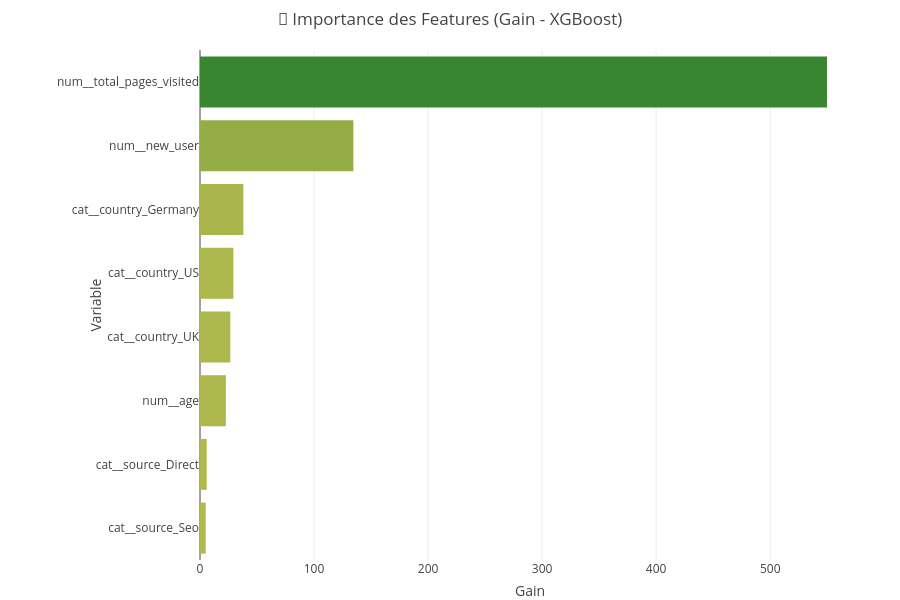

Notebook code cell kept with this figure:
### Code cell
import plotly.express as px
import pandas as pd

# Supposons que 'feature_names' et 'importance' soient déjà définis

# 1. Obtenir les importances depuis le booster (par gain)
importance = final_model.get_booster().get_score(importance_type='gain')

# 2. Obtenir les noms des features transformées
# Assure-toi que 'preprocessor' est fitted
feature_names = preprocessor.get_feature_names_out()


feat_imp = []
for feat_id, imp in importance.items():
    idx = int(feat_id[1:])  # f0 -> 0
    if idx < len(feature_names):
        feat_imp.append((feature_names[idx], imp))

# Tri décroissant
feat_imp_sorted = sorted(feat_imp, key=lambda x: x[1], reverse=True)
df_feat_imp = pd.DataFrame(feat_imp_sorted, columns=["Feature", "Importance"])

# Création du graphique avec Plotly Express
fig = px.bar(
    df_feat_imp,
    x="Importance",
    y="Feature",
    orientation="h",
    color="Importance",
    color_continuous_scale=["#b1b94d", "#388730"],  # Palette de couleurs verte
    title="🎯 Importance des Features (Gain - XGBoost)",
    labels={"Importance": "Gain", "Feature": "Variable"},
)

fig.update_layout(
    yaxis=dict(categoryorder="total ascending"),
    font=dict(size=12),
    height=600,
    margin=dict(l=200, r=40, t=50, b=40),
    coloraxis_showscale=False,  # Cache la légende de couleur si vous le souhaitez
)

fig.show()

### Figure 1 — Plotly figure (JSON) as saved in the notebook; plotly's stock layout.template omitted (floating-point values rounded to 4 significant figures)
{"data": [{"hovertemplate": "Gain=%{marker.color}<br>Variable=%{y}<extra></extra>", "legendgroup": "", "marker": {"color": [549.8, 134.5, 38.04, 29.26, 26.58, 22.64, 5.911, 5.015], "coloraxis": "coloraxis", "pattern": {"shape": ""}}, "name": "", "orientation": "h", "showlegend": false, "textposition": "auto", "type": "bar", "x": [549.8, 134.5, 38.04, 29.26, 26.58, 22.64, 5.911, 5.015], "xaxis": "x", "y": ["num__total_pages_visited", "num__new_user", "cat__country_Germany", "cat__country_US", "cat__country_UK", "num__age", "cat__source_Direct", "cat__source_Seo"], "yaxis": "y"}], "layout": {"barmode": "relative", "coloraxis": {"colorbar": {"title": {"text": "Gain"}}, "colorscale": [[0, "#b1b94d"], [1, "#388730"]], "showscale": false}, "font": {"size": 12}, "height": 600, "legend": {"tracegroupgap": 0}, "margin": {"b": 40, "l": 200, "r": 40, "t": 50}, "title": {"text": "🎯 Importance des Features (Gain - XGBoost)"}, "xaxis": {"anchor": "y", "domain": [0, 1], "title": {"text": "Gain"}}, "yaxis": {"anchor": "x", "categoryorder": "total ascending", "domain": [0, 1], "title": {"text": "Variable"}}}}
